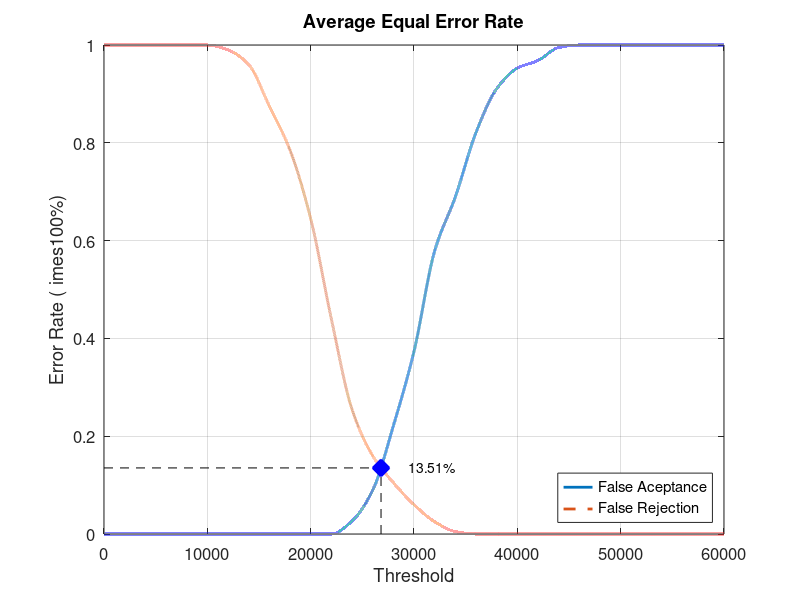
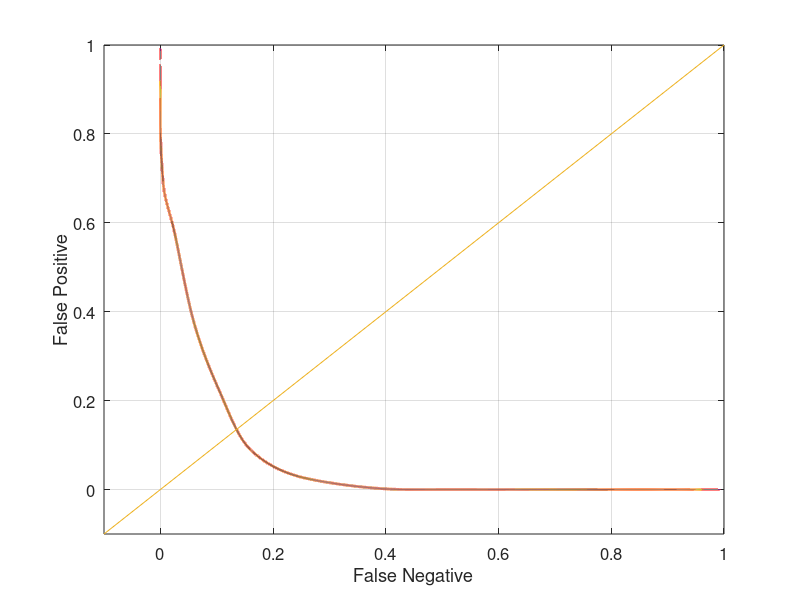

MATLAB code for these plots, in order:
close all;
clear;
clc;
x = 0:2000:60000;
xq = 0:0.5:60000;

y0 = [0 0 0 0 0 0 0 0 0 0 0 0 0.0263158 0.0894737 0.221053 0.373684 0.578947 0.689474 0.821053 0.910526 0.952632 0.968421 0.994737 1 1 1 1 1 1 1 1]
yy0 = interp1(x, y0, xq, 'pchip');
y1 = [1 1 1 1 1 1 0.99 0.96 0.875 0.785 0.645 0.44 0.255 0.16 0.105 0.06 0.025 0.005 0 0 0 0 0 0 0 0 0 0 0 0 0]
yy1 = interp1(x, y1, xq, 'pchip');

% Calculating EER: 
y2 = abs(y0 - y1);
find(y2 == min(y2))
yy2 = abs(yy0 - yy1);
xEER = find(yy2 == min(yy2));
xEERIndex = xq(xEER) % X-axis EER
yEER = yy0(xEER) % Y-axis EER

main = figure
plot(xq, yy0,'-','LineWidth', 2);	hold on
plot(xq, yy1,'--','LineWidth', 2);	hold on
plot([xEERIndex xEERIndex], [0 yEER], 'k--');	hold on
plot([0 xEERIndex], [yEER yEER], 'k--');	hold on
plot(xEERIndex, yEER, 'bx', 'LineWidth', 10);	hold on
text(xEERIndex + 10 * xEERIndex / 100, yEER, [num2str(round((10000 * yEER)) / 100) '%'])
legend('False Aceptance', 'False Rejection', 'Location', 'SouthEast')
xlabel('Threshold')
ylabel('Error Rate (	imes100%)')
title('Average Equal Error Rate')
set(gca, 'FontSize', 12)
axis([0 60000 0 1])
grid on

print(main, 'Database2_1Main', '-dpng');
FNRxFPR = figure('Color', [1 1 1]);
plot(yy1, yy0, '-', yy1, yy0, 'LineWidth', 2);
hold on
y = -0.1:0.1:1
plot(y, y); 
set(gca, 'FontSize', 12)
xlabel('False Negative')
ylabel('False Positive')
axis([-0.1 1 -0.1 1])
set(gca, 'FontSize', 12)
grid on

print(FNRxFPR, 'Database2_1FNRxFPR','-dpng');
